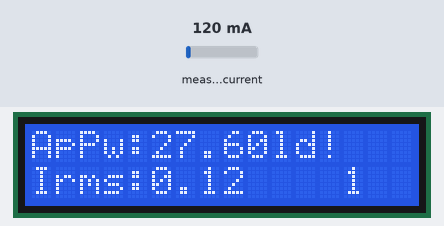
Recording of a sketch running on a simulated Arduino Uno, built with avr-gcc and run on an emulated ATmega328P. Shown: 16×2 character LCD. The test bench sets the inputs (shaded band); at power-on: measured current 120 mA. What the sketch prints to the serial monitor is not drawn.

Above: at 1.2 s.
1.3 s: measured current set to 500 mA
At 2.9 s:
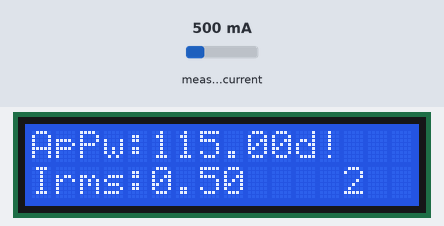
4.3 s: measured current set to 40 mA
At 5.6 s:
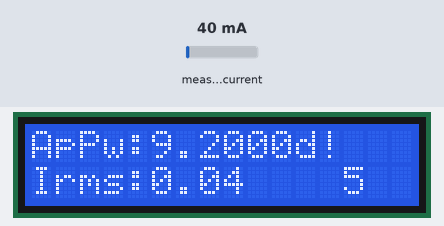
6.5 s: measured current set to 1000 mA
At 7.4 s:
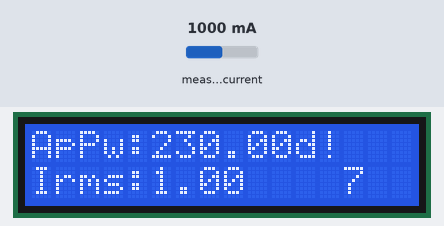
Timing chart, 0 to 9.5 s (numbered marks = the images above; inputs shaded):
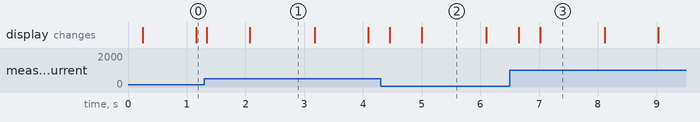

The sketch:

sketch_14.1.ElectricMeter.ino
```cpp
#include "EmonLib.h"                   // Include Emon Library
#include <LiquidCrystal.h>

EnergyMonitor emon1;                   // Create an instance
LiquidCrystal lcd(12, 11, 5, 4, 3, 2);

void setup() {
  Serial.begin(9600);

  emon1.current(1, 111.1);       // Current: input pin, calibration.

  lcd.begin(16, 2);
  lcd.print("hello, world!");
}

void loop() {

  double Irms = emon1.calcIrms(1480);  // Calculate Irms only

  Serial.print(Irms*230.0);       // Apparent power
  Serial.print(" ");
  Serial.println(Irms);           // Irms

  lcd.setCursor(0, 0);
  lcd.print("ApPw:");
  lcd.print(Irms*230.0);

  lcd.setCursor(0, 1);
  lcd.print("Irms:");
  lcd.print(Irms);

  lcd.setCursor(13, 1);
  lcd.print(millis() / 1000);
}
```

Measured:
- after the input at 1.3 s, the display: first changes at once (image 1 shows a later state)
- what the display in image 1 shows lasts 1.1 s, from 2.1 s to 3.2 s
